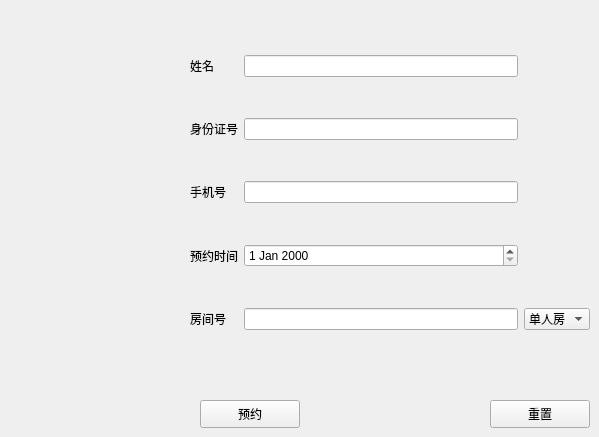
     <widget class="QWidget" name="tab">
      <property name="styleSheet">
       <string notr="true"/>
      </property>
      <attribute name="title">
       <string>预约</string>
      </attribute>
      <widget class="QPushButton" name="btnAppointment">
       <property name="geometry">
        <rect>
         <x>200</x>
         <y>400</y>
         <width>100</width>
         <height>28</height>
        </rect>
       </property>
       <property name="text">
        <string>预约</string>
       </property>
      </widget>
      <widget class="QPushButton" name="btnAClear">
       <property name="geometry">
        <rect>
         <x>490</x>
         <y>400</y>
         <width>100</width>
         <height>28</height>
        </rect>
       </property>
       <property name="text">
        <string>重置</string>
       </property>
      </widget>
      <widget class="QWidget" name="widget_8" native="true">
       <property name="geometry">
        <rect>
         <x>190</x>
         <y>20</y>
         <width>400</width>
         <height>350</height>
        </rect>
       </property>
       <property name="styleSheet">
        <string notr="true"/>
       </property>
       <layout class="QGridLayout" name="gridLayout_5">
        <item row="0" column="0">
         <widget class="QLabel" name="label">
          <property name="text">
           <string>姓名</string>
          </property>
         </widget>
        </item>
        <item row="0" column="1">
         <widget class="QLineEdit" name="letAName"/>
        </item>
        <item row="1" column="0">
         <widget class="QLabel" name="label_2">
          <property name="text">
           <string>身份证号</string>
          </property>
         </widget>
        </item>
        <item row="1" column="1">
         <widget class="QLineEdit" name="letAIDNumber"/>
        </item>
        <item row="2" column="0">
         <widget class="QLabel" name="label_3">
          <property name="text">
           <string>手机号</string>
          </property>
         </widget>
        </item>
        <item row="2" column="1">
         <widget class="QLineEdit" name="letAPhoneNumber"/>
        </item>
        <item row="3" column="0">
         <widget class="QLabel" name="label_4">
          <property name="text">
           <string>预约时间</string>
          </property>
         </widget>
        </item>
        <item row="3" column="1">
         <widget class="QDateEdit" name="detADate"/>
        </item>
        <item row="4" column="0">
         <widget class="QLabel" name="label_5">
          <property name="text">
           <string>房间号</string>
          </property>
         </widget>
        </item>
        <item row="4" column="1">
         <widget class="QLineEdit" name="letARoomNumber"/>
        </item>
        <item row="4" column="2">
         <widget class="QComboBox" name="cbbARoomType">
          <property name="styleSheet">
           <string notr="true"/>
          </property>
          <item>
           <property name="text">
            <string>单人房</string>
           </property>
          </item>
          <item>
           <property name="text">
            <string>双人房</string>
           </property>
          </item>
          <item>
           <property name="text">
            <string>套房</string>
           </property>
          </item>
         </widget>
        </item>
       </layout>
      </widget>
     </widget>
